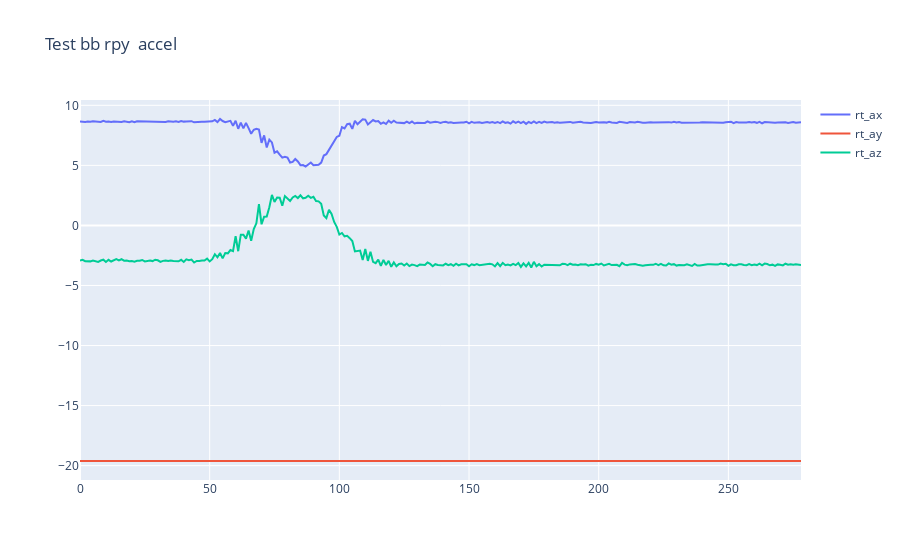

The notebook cell this image was saved under:
### Code cell
show_plot(rt_1,'Test bb rpy ',True)

### Figure 1 — Plotly figure (JSON) as saved in the notebook; plotly's stock layout.template omitted (floating-point values rounded to 4 significant figures; data arrays with more than 128 entries replaced by an {"elided": "..."} marker saying what was removed)
{"data": [{"name": "rt_ax", "type": "scatter", "x": {"elided": "279 int values"}, "y": {"elided": "279 float values"}}, {"name": "rt_ay", "type": "scatter", "x": {"elided": "279 int values"}, "y": {"elided": "279 float values"}}, {"name": "rt_az", "type": "scatter", "x": {"elided": "279 int values"}, "y": {"elided": "279 float values"}}], "layout": {"title": {"text": "Test bb rpy  accel"}}}
